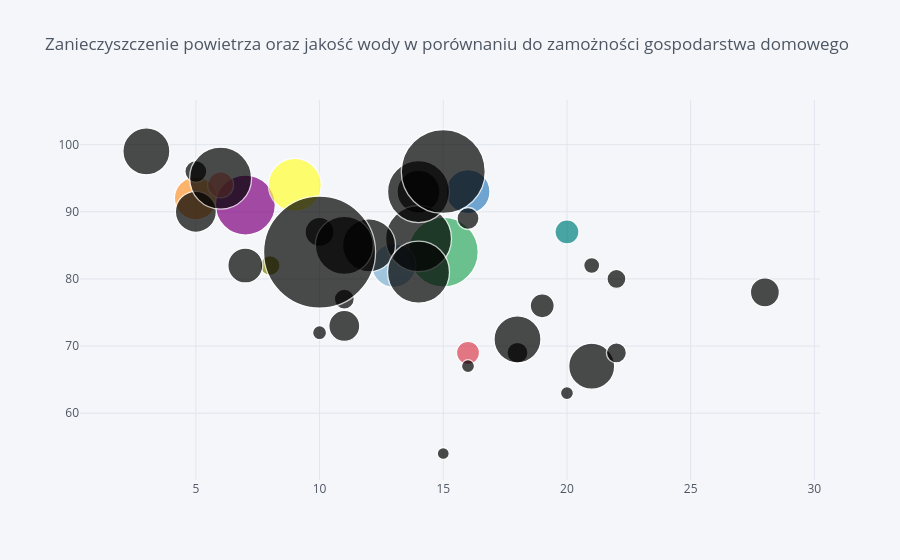

The notebook cell this image was saved under:
### Markdown cell above
To zestawienie uzupełnimy o dodatkowy wymiar – przeciętny poziom zamożności gospodarstwa domowego wyrażony w dolarach. Dane dotyczące zamożności gospodarstw domowych wprowadzamy jako argument size funkcji iplot

### Code cell
df.iplot(kind='bubble',
         x='Air pollution in ugm3',
         y='Water quality as pct',
         size='Household net financial wealth in usd',
        title='Zanieczyszczenie powietrza oraz jakość wody w porównaniu do zamożności gospodarstwa domowego',
        text='Country')

### Figure 1 — Plotly figure (JSON) as saved in the notebook; plotly's stock layout.template omitted (floating-point values rounded to 4 significant figures)
{"data": [{"marker": {"color": ["rgb(255, 153, 51)", "rgb(55, 128, 191)", "rgb(50, 171, 96)", "rgb(128, 0, 128)", "rgb(219, 64, 82)", "rgb(0, 128, 128)", "rgb(255, 255, 51)", "rgb(128, 128, 0)", "rgb(251, 128, 114)", "rgb(128, 177, 211)"], "line": {"width": 1.3}, "size": [43, 44, 70, 60, 23, 24, 53, 20, 26, 44, 43, 21, 24, 47, 35, 46, 47, 66, 29, 20, 53, 13, 62, 41, 22, 19, 29, 16, 22, 31, 62, 84, 13, 58, 112, 62, 14, 12, 20], "symbol": "circle"}, "mode": "markers", "text": ["Australia", "Austria", "Belgium", "Canada", "Chile", "Czech Republic", "Denmark", "Estonia", "Finland", "France", "Germany", "Greece", "Hungary", "Iceland", "Ireland", "Israel", "Italy", "Japan", "South Korea", "Latvia", "Luxembourg", "Mexico", "Netherlands", "New Zealand", "Norway", "Poland", "Portugal", "Slovak Republic", "Slovenia", "Spain", "Sweden", "Switzerland", "Turkey", "United Kingdom", "USA", "OECD - Total", "Brazil", "Russia", "South Africa"], "type": "scatter", "x": [5, 16, 15, 7, 16, 20, 9, 8, 6, 13, 14, 18, 19, 3, 7, 21, 18, 14, 28, 11, 12, 16, 14, 5, 5, 22, 10, 21, 16, 11, 6, 15, 20, 11, 10, 14, 10, 15, 22], "y": [92, 93, 84, 91, 69, 87, 94, 82, 94, 82, 93, 69, 76, 99, 82, 67, 71, 86, 78, 77, 85, 67, 93, 90, 96, 80, 87, 82, 89, 73, 95, 96, 63, 85, 84, 81, 72, 54, 69]}], "layout": {"legend": {"bgcolor": "#F5F6F9", "font": {"color": "#4D5663"}}, "paper_bgcolor": "#F5F6F9", "plot_bgcolor": "#F5F6F9", "title": {"font": {"color": "#4D5663"}, "text": "Zanieczyszczenie powietrza oraz jakość wody w porównaniu do zamożności gospodarstwa domowego"}, "xaxis": {"gridcolor": "#E1E5ED", "showgrid": true, "tickfont": {"color": "#4D5663"}, "title": {"font": {"color": "#4D5663"}, "text": ""}, "zerolinecolor": "#E1E5ED"}, "yaxis": {"gridcolor": "#E1E5ED", "showgrid": true, "tickfont": {"color": "#4D5663"}, "title": {"font": {"color": "#4D5663"}, "text": ""}, "zerolinecolor": "#E1E5ED"}}}
